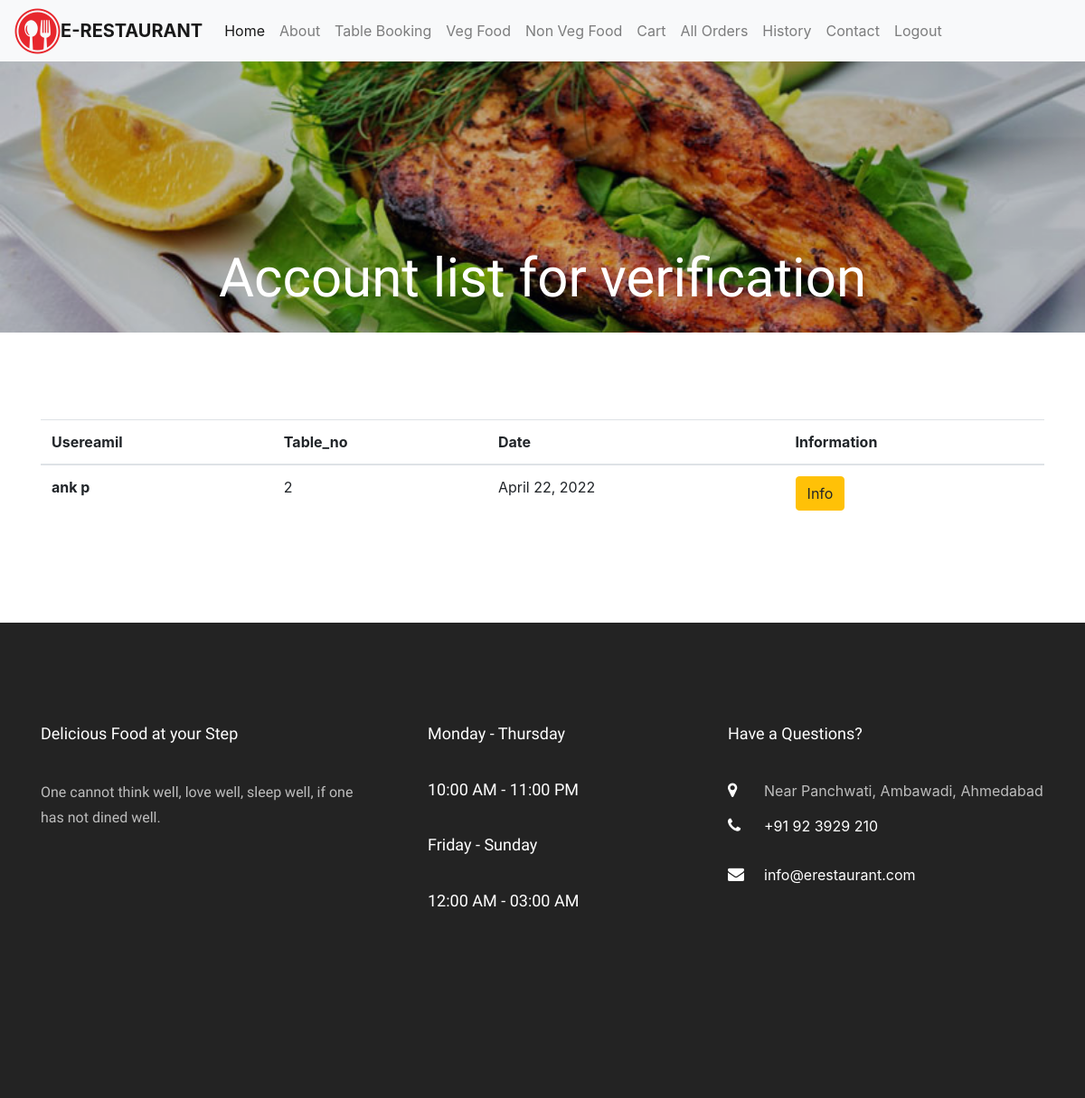
The page /account_status/ (signed in) on the database as committed earlier.
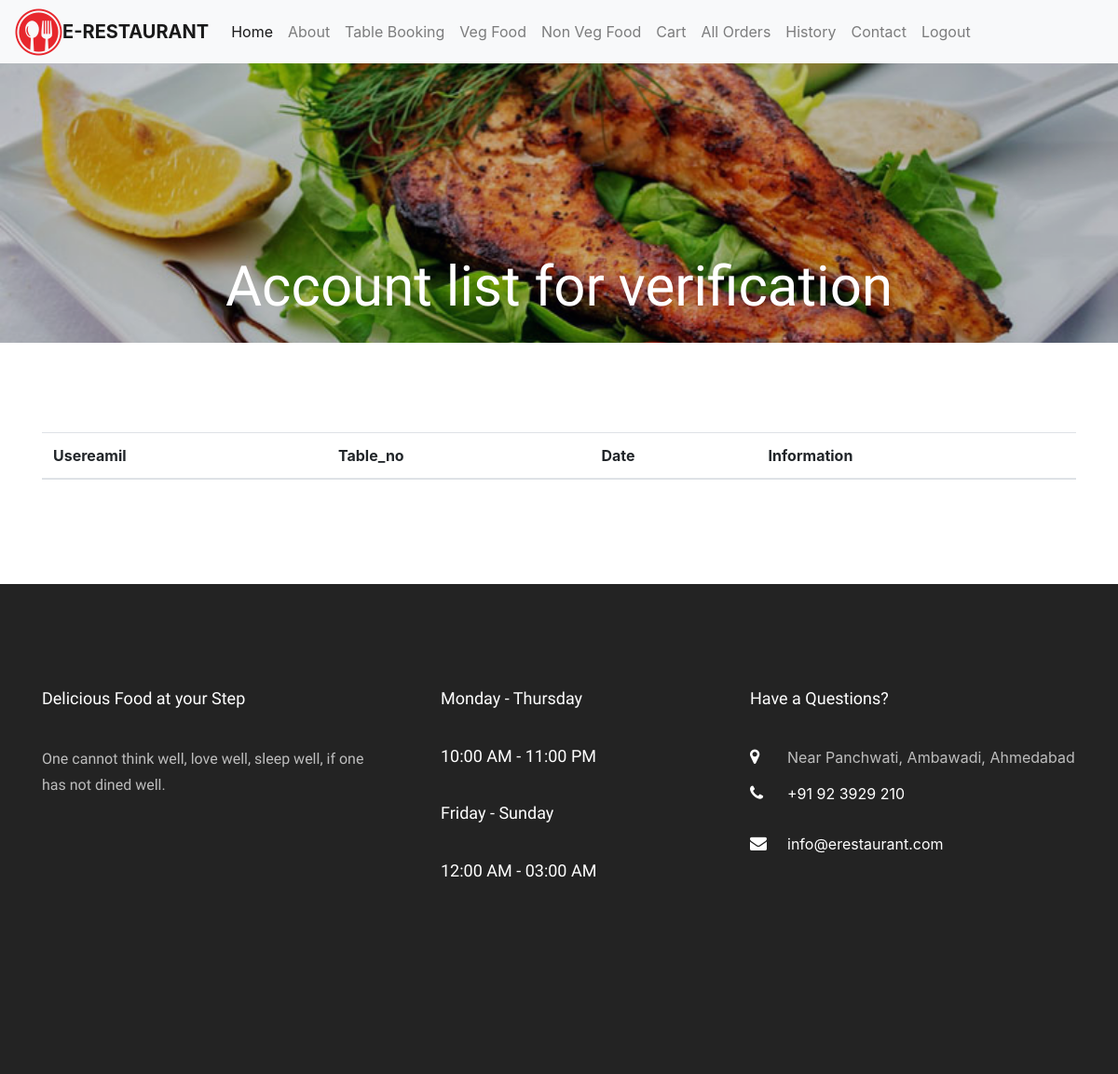
The same page on the database as committed later.
### meal/models.py (models this page shows, shortened)
class TableBooking(models.Model):
    usereamil = models.ForeignKey(Site_User,on_delete=models.CASCADE)
    table_no = models.ForeignKey(TableDetail,on_delete=models.CASCADE)
    date = models.DateField(
        blank=True, null=True)
    time1 = models.TimeField()
    booked=models.BooleanField(default=False)

class TableDetail(models.Model):
    Table_No = models.IntegerField()
    Table_Price = models.IntegerField()
    No_of_Seats = models.IntegerField()
    is_available=models.BooleanField(default=False)
    def __str__(self):
        return str(self.Table_No)

### app1/models.py (models this page shows)
class Site_User(models.Model):
    name = models.CharField(max_length=100,default="")
    email = models.EmailField(default="", max_length=254)
    dob = models.DateField(auto_now=False,null=True,blank=True)
    m_no = models.PositiveIntegerField(default=0)
    password = models.CharField(max_length=100,default="")
    def __str__(self):
        return self.name

### app1/views.py (the view)
# urls.py: path('account_status/', views.Account_status, name='Account_status'),
def Account_status(request):
    if 'email' in  request.session:
        z = TableBooking.objects.all().filter(booked=False)
        return render(request, 'account_status.html', {'z': z})
    else:
        return redirect('login_admin')

### app1/templates/account_status.html
{% extends 'base.html' %}
{% load static %}
{% block content %}
<div class="hero-wrap" style="background-image: url({% static 'images/menu-5.jpg' %});">
    <div class="overlay"></div>
    <div class="container">
        <div class="row no-gutters slider-text d-flex align-itemd-end justify-content-center">
            <div class="col-md-9 ftco-animate text-center d-flex align-items-end justify-content-center">
                <div class="text">
                    <h1 class="mb-4 bread">Account list for verification</h1>
                </div>
            </div>
        </div>
    </div>
</div>
<section class="ftco-section">
    <div class="container">
        <div class="row d-flex">
            <div class="col-md-12 d-flex align-self-stretch ftco-animate">
                <table class="table table-hover">
                    <thead>
                        <tr>
                            <th scope="col">Usereamil</th>
                            <th scope="col">Table_no</th>
                            <th scope="col">Date</th>
                            <th scope="col">Information</th>
                        </tr>
                    </thead>
                    <tbody>
                        {% for i in z %}
                        <tr>
                            <th scope="row">{{i.usereamil}}</th>
                            <td>{{i.table_no}}</td>
                            <td>{{i.date}}</td>
                            <td><a href="{% url 'edit' i.id %}"><button type="button"
                                        class="btn btn-warning">Info</button></a></td>
                        </tr>
                        {%endfor%}
                    </tbody>
                </table>
            </div>
        </div>
    </div>
</section>
{% endblock %}

Rows that differ between the two databases and show on the page:
no longer on this page (row edited): TableBooking: usereamil "ank p", table_no "2", date "April 22, 2022"
